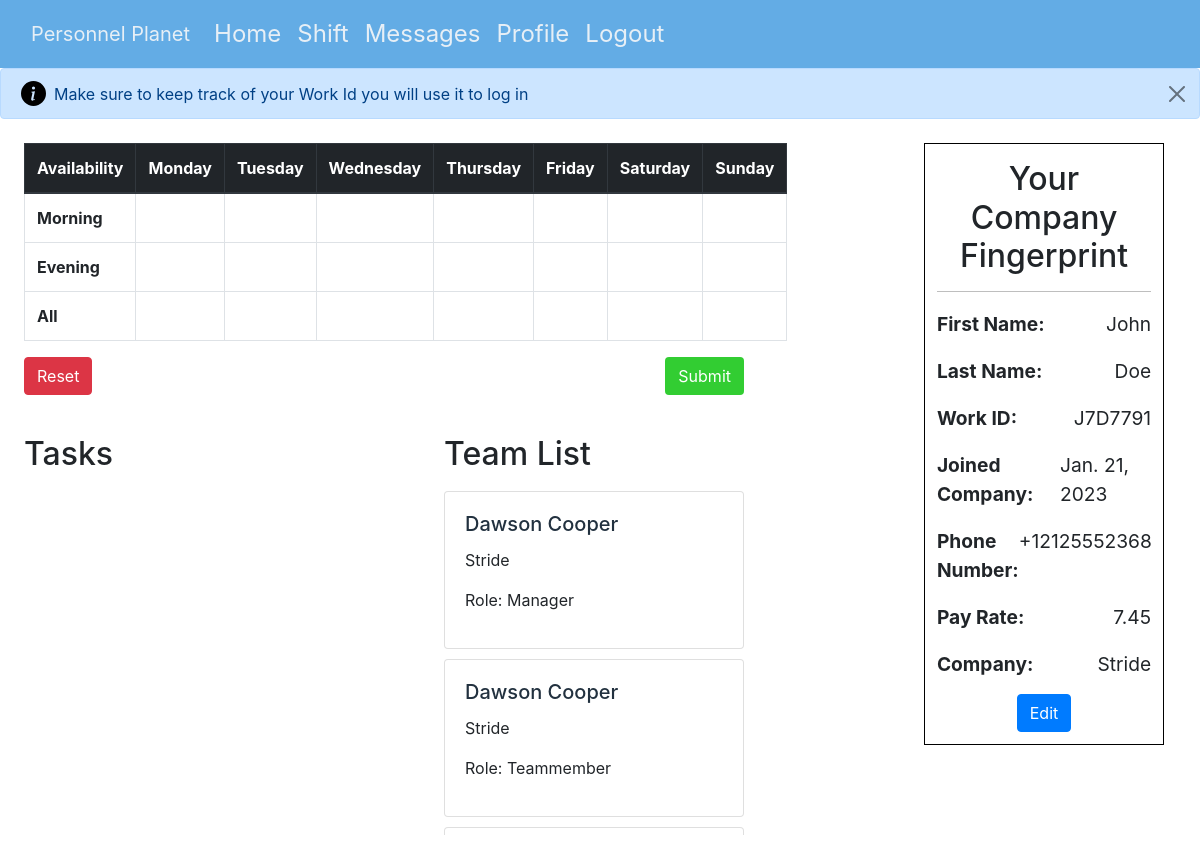
The page /profile (signed in) on the database as committed earlier.
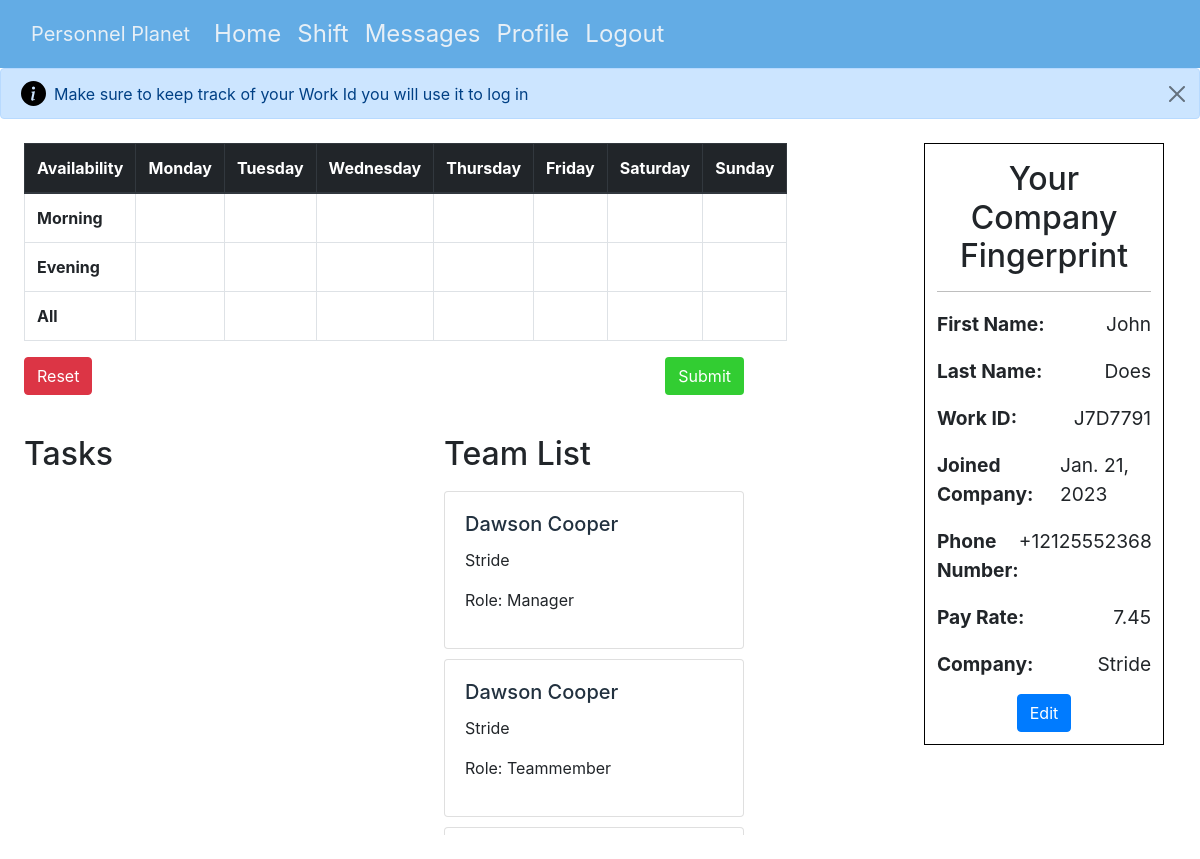
The same page on the database as committed later.
### personnelPlanet/models.py (models this page shows, shortened)
class User(AbstractUser):
    workId = models.CharField(max_length=10, default='000000')
    phoneNumber = PhoneNumberField(default='(555) 555 5555')
    payRate = models.FloatField(default=7.45)
    isEmployer = models.BooleanField(default=False)
    hoursWorked = models.FloatField(default=0)
    company = models.CharField(max_length=25, null=True)
    totalHours = models.IntegerField(null=True, default=0)

### personnelPlanet/views.py (the view, shortened to what this page needs)
# urls.py: path('profile', views.profile, name='profile'),
@login_required(login_url='/login')
def profile(request):
    context = {}
    empList = User.objects.filter(
        company=request.user.company).all().values("id", "first_name", "last_name", 'workId', 'isEmployer')
    print(empList)
    if empList:
        context['employees'] = empList
    context['form'] = RegisterForm
    return render(request, 'profile.html', {
        'context': context})

### personnelPlanet/templates/profile.html (shortened to what this page needs)
{% extends 'layout.html' %} {% block body %}
<div id='profile-body'>
  <div class="alert alert-primary d-flex align-items-center" role="alert">
    <div>
      Make sure to keep track of your Work Id you will use it to log in
    </div>
    <button id='close-tab-alert' type="button" class="btn-close" data-bs-dismiss="alert" aria-label="Close"></button>
  </div>
<div id="availability">
  <table id="avail-table" class="table table-bordered">
    <thead class="thead-dark">
      <tr>
        <th scope="col">Availability</th>
        <th scope="col">Monday</th>
        <th scope="col">Tuesday</th>
        <th scope="col">Wednesday</th>
        <th scope="col">Thursday</th>
        <th scope="col">Friday</th>
        <th scope="col">Saturday</th>
        <th scope="col">Sunday</th>
      </tr>
    </thead>
    <tbody>
      <tr>
        <th scope="row">Morning</th>
        <td class="avail-cell" id="morning-monday"></td>
        <td class="avail-cell" id="morning-tuesday"></td>
        <td class="avail-cell" id="morning-wednesday"></td>
        <td class="avail-cell" id="morning-thursday"></td>
        <td class="avail-cell" id="morning-friday"></td>
        <td class="avail-cell" id="morning-saturday"></td>
        <td class="avail-cell" id="morning-sunday"></td>
      </tr>
      <tr>
        <th scope="row">Evening</th>
        <td class="avail-cell" id="evening-monday"></td>
        <td class="avail-cell" id="evening-tuesday"></td>
        <td class="avail-cell" id="evening-wednesday"></td>
        <td class="avail-cell" id="evening-thursday"></td>
        <td class="avail-cell" id="evening-friday"></td>
        <td class="avail-cell" id="evening-saturday"></td>
        <td class="avail-cell" id="evening-sunday"></td>
      </tr>
      <tr>
        <th scope="row">All</th>
        <td class="avail-cell" id="all-monday"></td>
        <td class="avail-cell" id="all-tuesday"></td>
        <td class="avail-cell" id="all-wednesday"></td>
        <td class="avail-cell" id="all-thursday"></td>
        <td class="avail-cell" id="all-friday"></td>
        <td class="avail-cell" id="all-saturday"></td>
        <td class="avail-cell" id="all-sunday"></td>
      </tr>
    </tbody>
  </table>
  <div id="profile-buttons">
    <button type="button" id="reset-avail" class="btn btn-danger">Reset</button>
    <button type="button" id="submit-avail" class="btn">Submit</button>
  </div>
  <div id='profile-user-info'>
    <h2 style='text-align: center; padding-top: 2%;'>Your Company Fingerprint</h2>
    <hr style='background-color: black;'>
    <p class='user-info-items'><strong>First Name:</strong> {{ user.first_name }}</p>
    <p class='user-info-items'><strong>Last Name:</strong> {{ user.last_name }}</p>
    <p class='user-info-items'><strong>Work ID:</strong> {{ user.workId }}</p>
    <p class='user-info-items'><strong>Joined Company:</strong> {{ user.date_joined.date }}</p>
    <p class='user-info-items'><strong>Phone Number:</strong> {{ user.phoneNumber }}</p>
    <p class='user-info-items'><strong>Pay Rate:</strong> {{ user.payRate }}</p>
    <p class='user-info-items'><strong>Company:</strong> {{ user.company }}</p>
    <div id='edit-fingerprint-wrapper'>
      <button type="button" id='edit-fingerprint' class="btn btn-primary" data-bs-toggle="modal" data-bs-target="#editFPmodal">Edit</button>
    </div>
  </div>
  <div id='task-container'>
    <div id='existing-tasks'>
      <h2>Tasks</h2>
    </div>
    <div id='employees'>
      <h2>Team List</h2>
      {% for emp in context.employees %}
      <section>
      <div class="card">
        <div class="card-body">
          <h5 class="card-title">{{ emp.first_name }} {{ emp.last_name }}</h5>
          <p class="card-text">{{ user.company }}</p>
          <p>{% if emp.isEmployer %}
            Role: Manager
            {% else %}
            Role: Teammember
            {% endif %}
          </p>
        </div>
      </div>
    </section>
      {% endfor %}
    </div>
  </div>
</div>
</div>
{% endblock %}

Rows that differ between the two databases and show on the page:
changed User "John": last_name "Doe" → "Does"
